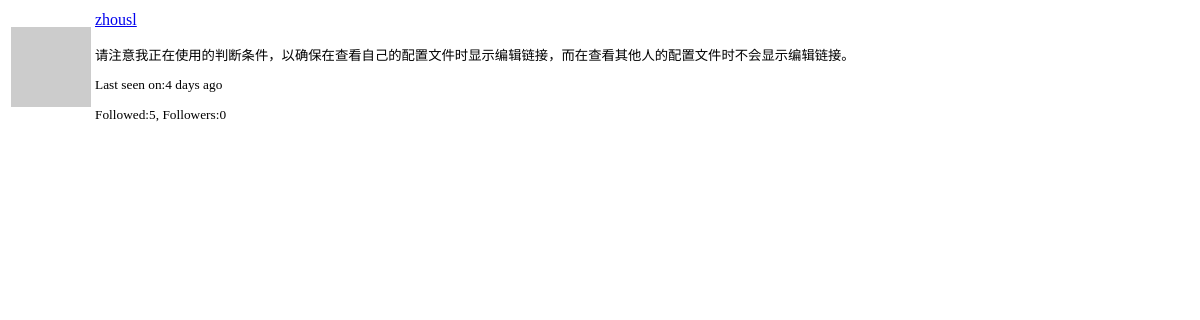
The app's page /user/zhousl/popup (signed in), older data.
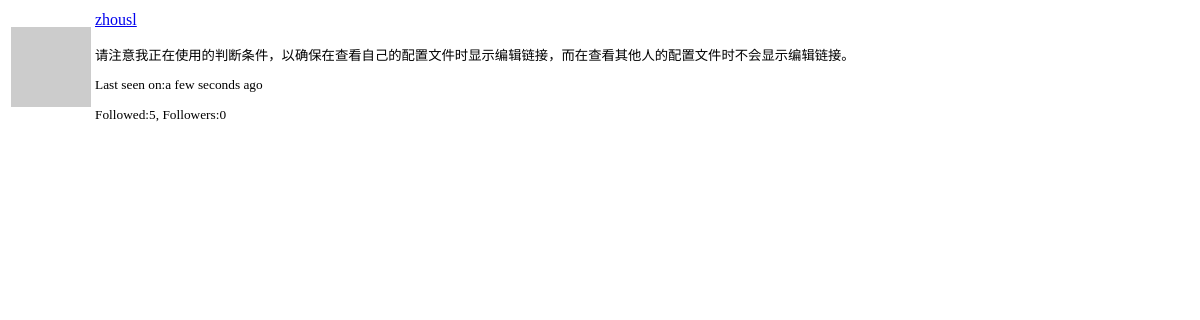
The same page, newer data.
### app/models.py (models this page shows, shortened)
class User(UserMixin, db.Model):
	__searchable__ = ['username']
	id = db.Column(db.Integer, primary_key=True)
	username = db.Column(db.String(64), index=True, unique=True)
	email = db.Column(db.String(120), index=True, unique=True)
	password_hash = db.Column(db.String(128))
	about_me = db.Column(db.String(140))
	last_seen = db.Column(db.DateTime, default=datetime.utcnow)
	posts = db.relationship('Post', backref='author',
							lazy='dynamic')  # Post指定“多”一侧的类名，提供指向"one"一侧的"many"侧的字段名称，使用 post.author。
	followed = db.relationship(
		'User',
		secondary=followers,  # 指定关联表
		primaryjoin=(followers.c.follower_id == id),  # 左侧（关注着）和关联表的联结条件，followed_id对应followers_id
		secondaryjoin=(followers.c.followed_id == id),  # 右侧（被关注着）和关联表的联结条件，和上面的相反
		backref=db.backref('followers', lazy='dynamic'), lazy='dynamic'  # 定义从右侧查询到左侧
	)
	message_sent = db.relationship('Message',
								   foreign_keys='Message.sender_id',
								   backref='author', lazy='dynamic')
	message_received = db.relationship('Message',
									   foreign_keys='Message.receiver_id',
									   backref='receiver', lazy='dynamic')
	last_message_read = db.Column(db.DateTime)  # 用来记录最后一次读消息的时间，用来检查是否有新消息
	notifications = db.relationship('Notification', backref='user', lazy='dynamic')
	tasks = db.relationship('Task', backref='user', lazy='dynamic')
	'''密码相关'''
	'''头像相关'''
	def avatar(self, size):
		digest = md5(self.email.lower().encode('utf-8')).hexdigest()
		return 'https://www.gravatar.com/avatar/{}?d=identicon&s={}'.format(
			digest, size
		)
	'''用户关注'''
	'''联结查询，获取所有关注对象的文章和自己发表的文章'''
	'''重置密码'''
	'''私信'''
	'''消息通知'''
	'''后台任务'''

### app/main/routes.py (the view)
@bp.route('/user/<username>/popup')
@login_required
def user_popup(username):
	user = User.query.filter_by(username=username).first_or_404()
	return render_template('user_popup.html', user=user)

### app/main/routes.py (called while the page is built)
@bp.before_request
def before_request():
	if current_user.is_authenticated:
		current_user.last_seen = datetime.utcnow()
		db.session.commit()  # 这里可以直接commit而不用add()，因为只是修改了属性，而且db.session在调用current_user的时候以及打开
		g.search_form = SearchForm()  # 在这里创建表单实例可以更便捷的把表单放到base.html里面
	g.locale = str(get_locale())   # 获取客户端环境下使用的语言

### app/models.py (called while the page is built)
@login.user_loader
def load_user(id):
	return User.query.get(int(id))

### app/templates/user_popup.html (shortened to what this page needs)
<table class="table">
    <tr>
        <td width="64" style="border: 0px;"><img src="{{ user.avatar(64) }}"></td>
        <td style="border: 0px;">
            <p>
                <a href="{{ url_for('main.user', username=user.username) }}">{{ user.username }}</a>
            </p>
        <small>
            {% if user.about_me %}<p>{{ user.about_me }}</p>{% endif %}
            {% if user.last_seen %}
                <p>{{ _('Last seen on:') }}{{ moment(user.last_seen).fromNow() }}</p>
            {% endif %}
            <p>{{ _('Followed:') }}{{ user.followed.count() }}, {{ _('Followers:') }}{{ user.followers.count() }}</p>
        </small>
        </td>
    </tr>
</table>

Row changes from the older to the newer data that the page shows:
changed User "zhousl": last_seen "4 days ago" → "a few seconds ago"
